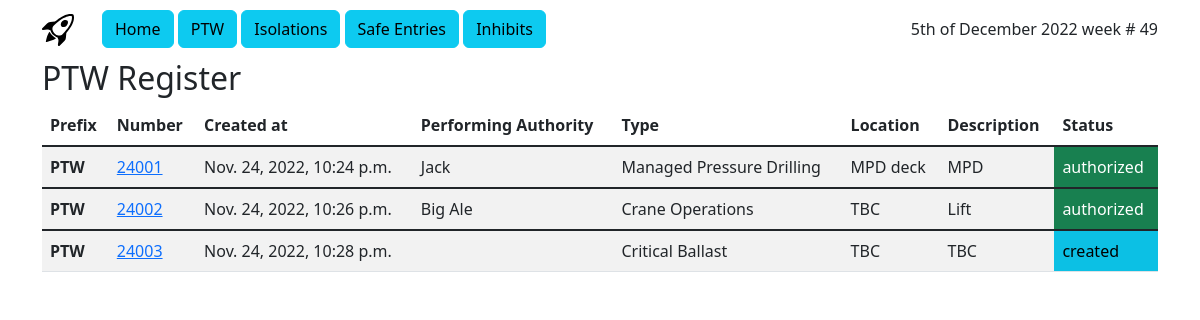
The page /ptw/ptw/ on the database as committed earlier.
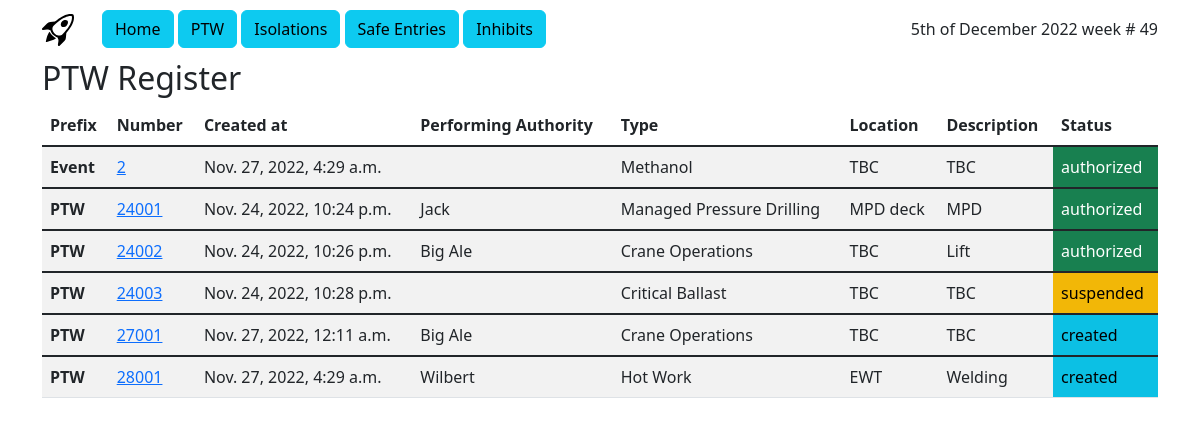
The same page on the database as committed later.
### ptw/models.py (models this page shows, shortened)
class PTW(models.Model):
    prefix = models.CharField(max_length=5, choices=[
        ('PTW', 'PTW'),
        ('HVPTW', 'HVPTW'),
        ('HVSFT', 'HVSFT'),
        ('Event', 'Event'),
    ], default='PTW')
    id = models.IntegerField(primary_key=True)
    status = models.CharField(max_length=10, choices=[
        ('created', 'created'),
        ('authorized', 'authorized'),
        ('suspended', 'suspended'),
        ('closed', 'closed'),
        ('cancelled', 'cancelled')]
                              )
    created_at = models.DateTimeField(default=timezone.now)
    authorized_at = models.DateTimeField(default=timezone.now)
    closed_at = models.DateTimeField(default=timezone.now)
    planned_work_at = models.DateTimeField(default=timezone.now)
    work_description = models.CharField(max_length=64, default='TBC')
    work_type = models.CharField(max_length=64, choices=work_list, blank=True)
    work_location = models.CharField(max_length=64, default='TBC')
    performing_authority = models.CharField(max_length=64, blank=True)
    permit_audit = models.IntegerField(default=0)
    ref_isolation = models.ForeignKey(Isolation, on_delete=models.PROTECT, blank=True, null=True)
    ref_safe_entry = models.ForeignKey(SafeEntry, on_delete=models.PROTECT, blank=True, null=True)
    ref_inhibit = models.ForeignKey(Inhibit, on_delete=models.PROTECT, blank=True, null=True)

### ptw/views.py (the view)
# urls.py: path('ptw/', views.PTWView.as_view(), name='ptw_index'),
class PTWView(generic.ListView):
    template_name = 'ptw/ptw_index.html'
    context_object_name = 'latest_active_list'
    def get_queryset(self):
        return PTW.objects.filter(
            Q(status__exact='authorized') | Q(status__exact='created') | Q(status__exact='suspended')
        )

### ptw/templates/ptw/ptw_index.html
{% extends 'ptw/nav.html' %}
{% block content %}
<h2>PTW Register</h2>
<div class="table-responsive">
<table class="table table-striped table-hover">
<thead>
      <tr>
          <th scope="col">Prefix</th>
          <th scope="col">Number</th>
          <th scope="col">Created at</th>
          <th scope="col">Performing Authority</th>
          <th scope="col">Type</th>
          <th scope="col">Location</th>
          <th scope="col">Description</th>
          <th scope="col">Status</th>
      </tr>
</thead>
{% if latest_active_list %}
            {% for ptw in latest_active_list %}
                <tbody class="table-group-divider">
                    <tr>
                        <th scope="row">{{ ptw.prefix }}</th>
                        <td><a href="{% url 'ptw:detail' ptw.id %}">{{ ptw.id }}</a></td>
                        <td>{{ ptw.created_at }}</td>
                        <td>{{ ptw.performing_authority }}</td>
                        <td>{{ ptw.work_type }}</td>
                        <td>{{ ptw.work_location }}</td>
                        <td>{{ ptw.work_description }}</td>
                        <td class="{% if ptw.status == "authorized" %}{{ 'text-bg-success' }}
                                    {% elif ptw.status == "created" %}{{ 'text-bg-info' }}
                                    {% else %}{{ 'text-bg-warning' }}
                                    {% endif %}">{{ ptw.status }}</td>
                    </tr>
                </tbody>
            {% endfor %}
{% else %}
    <p>No ptw are currently active.</p>
{% endif %}
</table>
</div>
{% endblock %}

### ptw/templates/ptw/nav.html (shortened to what this page needs)
<!DOCTYPE html>
<html lang="en-US">
  <head>
      {% load static %}
      <link rel="stylesheet" type="text/css" href="{% static 'ptw/css/bootstrap.css' %}"/>
  </head>
<nav class="navbar navbar-expand-lg">
  <div class="container-xl">
    <a class="navbar-brand align-top"
       href="{% url 'admin:index' %}">
        <img src="{% static 'ptw/images/rocket-takeoff.svg' %}" alt="Admin" width="32" height="32">
    </a>
    <div class="collapse navbar-collapse" id="navbarNavAltMarkup">
      <div class="navbar-nav">
          <form class="container-fluid justify-content-start">
            <a class="btn btn-info" role="button" href="{% url 'ptw:home' %}">Home</a>
            <a class="btn btn-info" role="button" href="{% url 'ptw:ptw_index' %}">PTW</a>
            <a class="btn btn-info" role="button" href="{% url 'ptw:active_index' %}">Isolations</a>
            <a class="btn btn-info" role="button" href="{% url 'ptw:safe_entry' %}">Safe Entries</a>
            <a class="btn btn-info" role="button" href="{% url 'ptw:inhibit' %}">Inhibits</a>
          </form>
      </div>
    </div>
      <div class="text">{% now "jS \o\f F Y \w\e\e\k \# W" %}</div>
  </div>
</nav>
<body>
<div class="container-xl">
    {% block content %}
    {% endblock %}
</div>
</body>
</html>

Rows that differ between the two databases and show on the page:
added PTW: prefix "Event", id "2", created_at "Nov. 27, 2022, 4:29 a.m.", work_type "Methanol", work_location "TBC", work_description "TBC", status "authorized"
changed PTW "Critical Ballast": status "created" → "suspended"
added PTW: prefix "PTW", id "27001", created_at "Nov. 27, 2022, 12:11 a.m.", performing_authority "Big Ale", work_type "Crane Operations", work_location "TBC", work_description "TBC", status "created"
added PTW: prefix "PTW", id "28001", created_at "Nov. 27, 2022, 4:29 a.m.", performing_authority "Wilbert", work_type "Hot Work", work_location "EWT", work_description "Welding", status "created"
